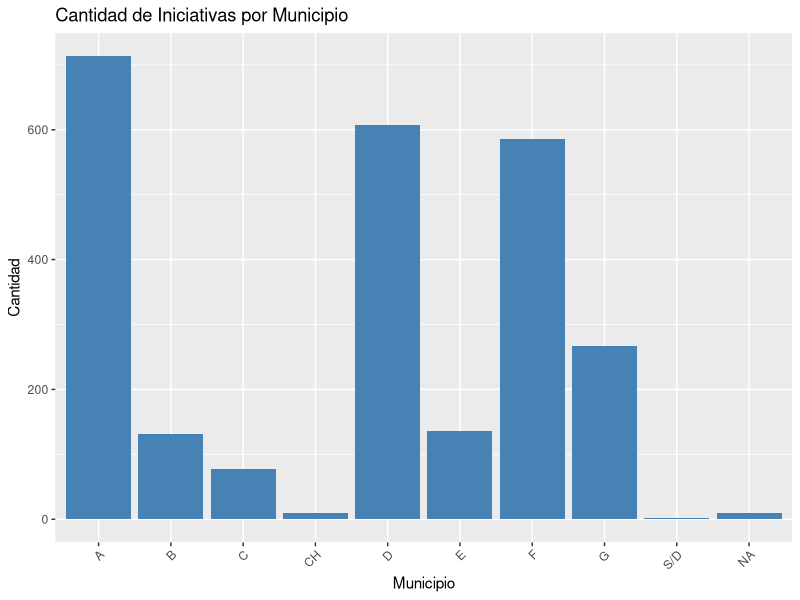
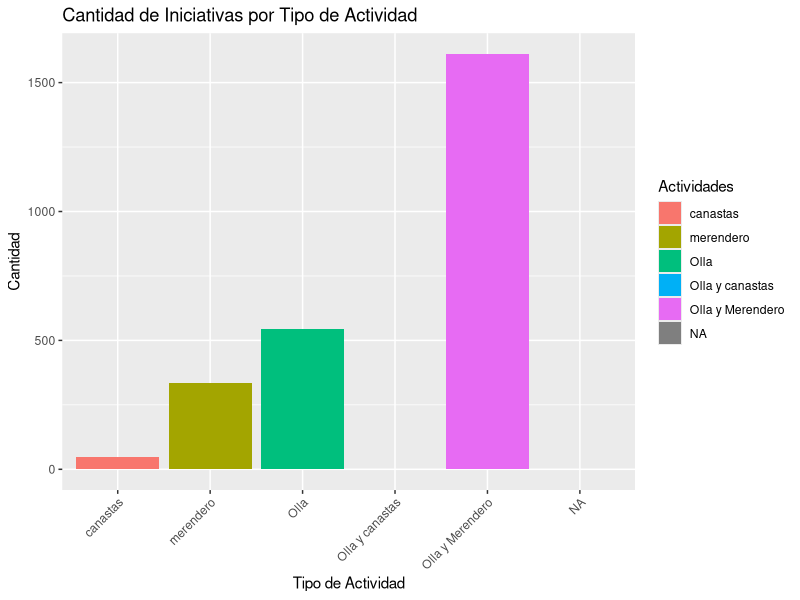
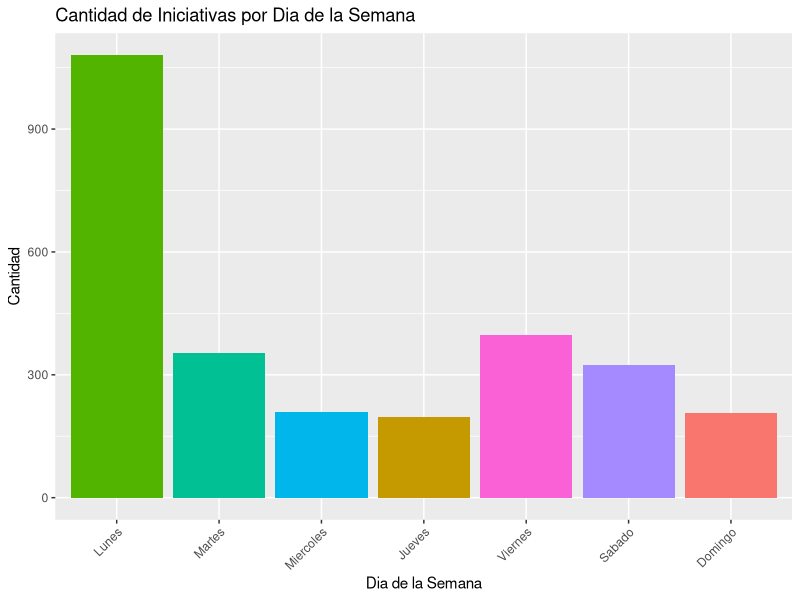

Write the R code that produced these figures, in order.
## ---- chunk 1
knitr::opts_chunk$set(echo = TRUE)
## ---- chunk 2
# Si los datos están en formato CSV
# Carga el paquete necesario
library(readr)
library(ggplot2)
library(tidyverse)
library(kableExtra)

# Carga los datos en un dataframe con la codificación UTF-8
datos <- read_csv("ollas_2021.csv")

# Función para eliminar tildes
eliminar_tildes <- function(x) {
  iconv(x, from = "UTF-8", to = "ASCII//TRANSLIT")
}

# Aplicar la función para eliminar tildes en las columnas de texto
datos$Municipio <- eliminar_tildes(datos$Municipio)
datos$Nombre_de_la_iniciativa <- eliminar_tildes(datos$Nombre_de_la_iniciativa)
datos$Actividades <- eliminar_tildes(datos$Actividades)
datos$Dias <- eliminar_tildes(datos$Dias)
datos$Direccion<- eliminar_tildes(datos$Direccion)

# Verifica las primeras filas de los datos
head(datos)


# Verifica las primeras filas de los datos
head(datos)


## ---- chunk 3

# Gráfico de barras: cantidad de iniciativas por municipio
ggplot(datos, aes(x = Municipio)) +
  geom_bar(fill = "steelblue") +
  labs(title = "Cantidad de Iniciativas por Municipio",
       x = "Municipio",
       y = "Cantidad") +
  theme(axis.text.x = element_text(angle = 45, hjust = 1))


## ---- chunk 4
# Convierte la columna de Actividades a minúsculas
datos$Actividades <- tolower(datos$Actividades)

# Reemplaza todas las variantes de "canastas" con una única forma
datos$Actividades <- gsub("cansastas", "canastas", datos$Actividades)


# Reemplaza todas las variantes de "olla" con una única forma
datos$Actividades <- gsub("olla", "Olla", datos$Actividades)

# Reemplaza todas las variantes de "olla y merendero" con una única forma
datos$Actividades <- gsub("Olla y merendero", "Olla y Merendero", datos$Actividades)

# Agrupa y cuenta las actividades
datos_agregados <- datos %>%
  dplyr::group_by(Actividades) %>%
  dplyr::summarise(Cantidad = n())


# Gráfico de barras: cantidad de iniciativas por tipo de actividad
ggplot(datos_agregados, aes(x = Actividades, y = Cantidad, fill = Actividades)) +
  geom_bar(stat = "identity") +
  labs(title = "Cantidad de Iniciativas por Tipo de Actividad",
       x = "Tipo de Actividad",
       y = "Cantidad") +
  theme(axis.text.x = element_text(angle = 45, hjust = 1))


## ---- chunk 5
# Crear una función para convertir los nombres de los días de la semana en números
dias_a_numeros <- function(dias) {
  dias_esp <- c("Lunes", "Martes", "Miercoles", "Jueves", "Viernes", "Sabado", "Domingo")
  dias_num <- 1:7
  numeros <- dias_num[match(dias, dias_esp)]
  return(numeros)
}

# Limpiar la columna 'Día(s)' y dividir los días individuales en una lista
datos$Dias_limpio <- gsub("[[:punct:]]", "", datos$Dias)
datos$Dias_lista <- strsplit(datos$Dias_limpio, " ")

# Convertir los días de la semana en números y agregar la cantidad de iniciativas por día de la semana
datos$Dias_numeros <- lapply(datos$Dias_lista, dias_a_numeros)
dias_agrupados <- data.frame(Dia = 1:7, Cantidad = 0)

for (fila in datos$Dias_numeros) {
  for (dia in fila) {
    dias_agrupados$Cantidad[dia] <- dias_agrupados$Cantidad[dia] + 1
  }
}

# Asignar los nombres de los días a los números en el dataframe
dias_agrupados$Dia <- c("Lunes", "Martes", "Miercoles", "Jueves", "Viernes", "Sabado", "Domingo")

# Gráfico de barras: cantidad de iniciativas por día de la semana
ggplot(dias_agrupados, aes(x = factor(Dia, levels = c("Lunes", "Martes", "Miercoles", "Jueves", "Viernes", "Sabado", "Domingo")), y = Cantidad, fill = Dia)) +
  geom_bar(stat = "identity") +
  labs(title = "Cantidad de Iniciativas por Dia de la Semana",
       x = "Dia de la Semana",
       y = "Cantidad") +
  theme(axis.text.x = element_text(angle = 45, hjust = 1),
        legend.position = "none")
